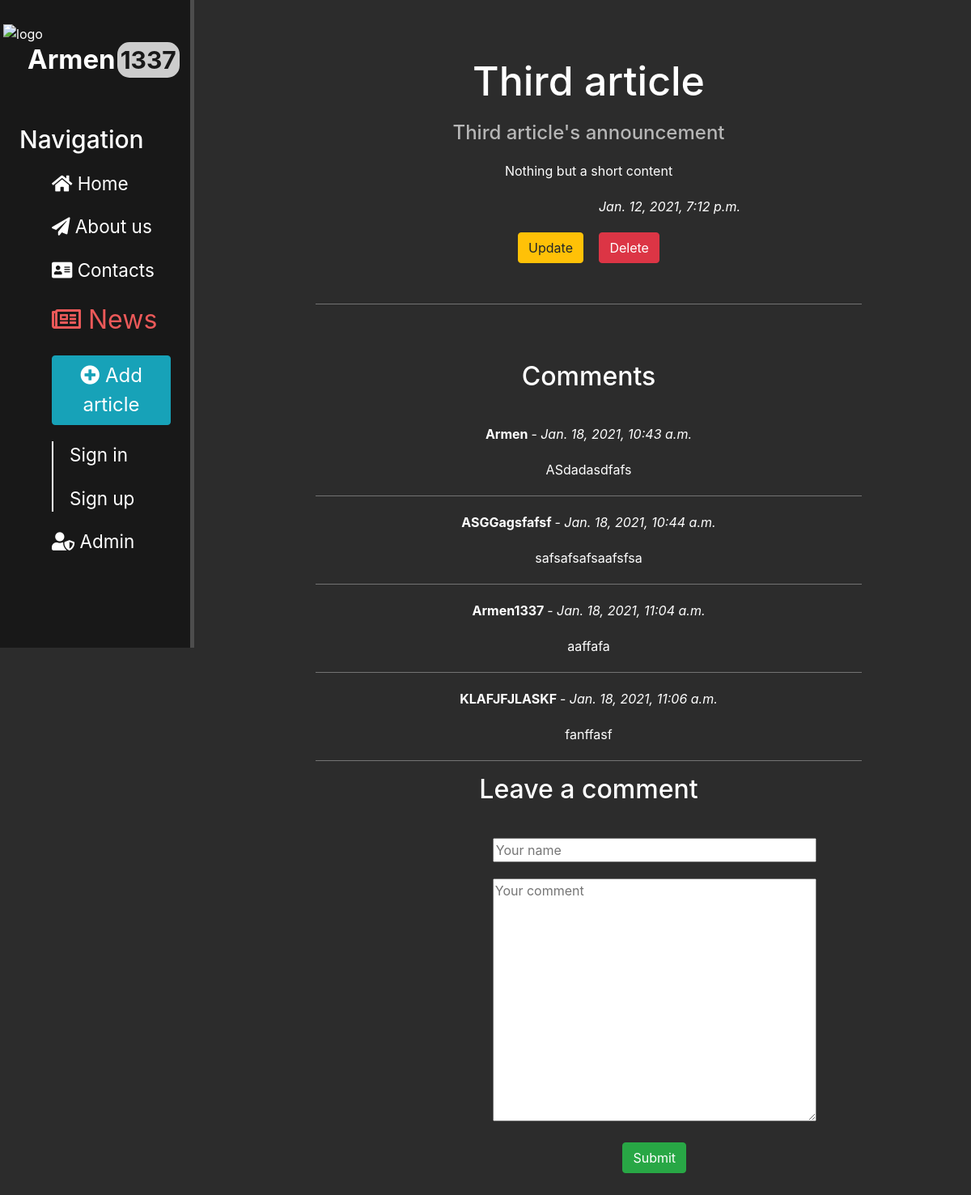
Screenshot of /news/9/ with the database file from the repository.
### news/models.py (models this page shows, shortened)
class Article(models.Model):
	article_title = models.CharField("Title", max_length = 150)
	announcement = models.CharField("Announcement", max_length = 250)
	article_content = models.TextField('Article content')
	pub_date = models.DateTimeField("Publication date", auto_now_add = True)
	class Meta:
		verbose_name = "Article"
		verbose_name_plural = "Articles"

class Comment(models.Model):
	article = models.ForeignKey(Article, on_delete = models.CASCADE)
	author = models.CharField("Author", max_length = 200)
	comment_content = models.TextField("Comment")
	comment_date = models.DateTimeField("Comment date", auto_now_add = True)
	class Meta:
		verbose_name = "Comment"
		verbose_name_plural = "Comments"

### news/views.py (the view)
# urls.py: path('<int:pk>/', views.NewsDetailView.as_view(), name="news-detail"),
class NewsDetailView(DetailView):
	model = Article
	template_name = "news/detail.html"
	context_object_name = "article"   # key name

### news/templates/news/detail.html (shortened to what this page needs)
{% extends 'my_layout.html' %}
{% load static %}
{% block news %} <font size="6.25px" color="#eb5959"><i class="far fa-newspaper"></i> News</font> {% endblock %}
{% block content %}
<div class="features">
	<h1 style="margin-top: -30px;">{{article.article_title}}</h1>
	<h4 style="color: #b6b6b6; margin-top: 20px;">{{article.announcement}}</h4>
	<p>{{article.article_content}}</p>
	<p><i style="margin-left: 50%;"> {{ article.pub_date }} </i></p>
	<p> <a href="{% url 'news:news-update' article.id %}" class="btn btn-warning"> Update </a>
	<a href="{% url 'news:news-delete' article.id %}" class="btn btn-danger" style="margin-left: 15px;"> Delete </a> </p>
	<hr style="background-color: gray; margin: 50px 0px;">
	<div style="margin-bottom: 40px;">
		{% include 'news/comments.html' %}
	</div>
</div>
{% endblock %}

### news/templates/news/comments.html (shortened to what this page needs)
<h2 style="margin: 70px 0px 40px 0px;"> Comments </h2>
{% for comment in article.comment_set.all|dictsort:"id" %}
	<p><b> {{ comment.author }} </b> - <i> {{ comment.comment_date }} </i></p>
	<p> {{ comment.comment_content }} </p>
	<hr style="background-color: gray;">
{% empty %}
	<h4 style="margin-bottom: 50px;"> There are no comments, be first! </h4>
{% endfor %}
<h2 style="margin-bottom: 40px;"> Leave a comment </h2>
<form method="POST" action="{% url 'news:leave_comment' article.id %}">
	<p>	<input type="text" name="author_name" placeholder="Your name" style="width: 400px;"> </p>
	<p><textarea name="comment_content" placeholder="Your comment" style="width: 400px; height: 300px;"></textarea></p>
	<button type="submit" class="btn btn-success"> Submit </button>
</form>

### main/static/main/css/styles.css (style rules this page uses)
body { background: #2c2c2c; }
main .features { margin-left: 10%; float: left; color: #fff; margin-top: 100px; text-align: center; width: 75%; }
main .features h1 { font-size: 50px; }
main .features p { max-width: 400px; margin: 20px auto; }
form { margin-left: 25%; margin-top: 30px; width: 500px; }

### rows the page displays
Article: article_title "Third article", announcement "Third article's announcement", article_content "Nothing but a short content", pub_date "Jan. 12, 2021, 7:12 p.m."
Comment: author "Armen", comment_date "Jan. 18, 2021, 10:43 a.m.", comment_content "ASdadasdfafs"
Comment: author "ASGGagsfafsf", comment_date "Jan. 18, 2021, 10:44 a.m.", comment_content "safsafsafsaafsfsa"
Comment: author "Armen1337", comment_date "Jan. 18, 2021, 11:04 a.m.", comment_content "aaffafa"
Comment: author "KLAFJFJLASKF", comment_date "Jan. 18, 2021, 11:06 a.m.", comment_content "fanffasf"
